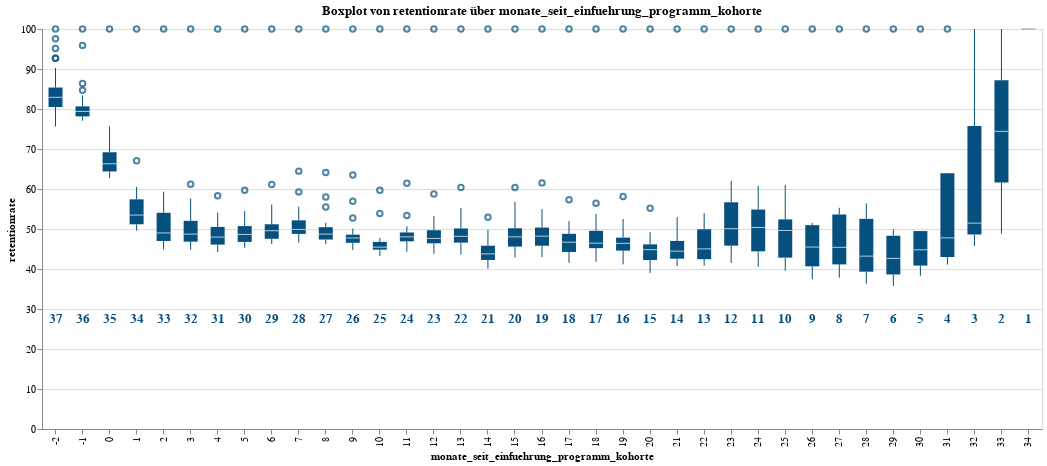

Notebook code cell kept with this figure:
### Markdown cell above
Die Korrelation zwischen dem Rabatt und der Retentionrate schwankt je nach Kohorte. Die Korrelation insgesamt beträgt auch nur 0.24 und ist damit eher schwach. Es ist fraglich, ob der Rabatt tatsächlich ein geeigneter Predictor ist.  
Daher wird vorgeschlagen erst die Auswahl der Zeitvariablen zu optimieren und dann am Schluss den Rabatt als Feature mitzugeben und zu schauen, ob es das Modell positiv beeinflusst.

### Code cell
create_boxplot_with_count(data, y_label, 'monate_seit_einfuehrung_programm_kohorte', color1)

### Figure 1 — Vega-Lite specification as saved in the notebook (floating-point values rounded to 4 significant figures; data arrays with more than 128 entries replaced by an {"elided": "..."} marker saying what was removed)
{"config": {"view": {"continuousWidth": 300, "continuousHeight": 300}}, "layer": [{"data": {"name": "data-e2e1ee160eb3ad99c3a81a4a8415f2d5"}, "mark": {"type": "boxplot", "color": "#06507F"}, "encoding": {"x": {"field": "monate_seit_einfuehrung_programm_kohorte", "title": "monate_seit_einfuehrung_programm_kohorte", "type": "nominal"}, "y": {"field": "retentionrate", "title": "retentionrate", "type": "quantitative"}}, "title": "Boxplot von retentionrate über monate_seit_einfuehrung_programm_kohorte"}, {"data": {"name": "data-ac599d548fe2089f2546b7532f6e2805"}, "mark": {"type": "text", "color": "#06507F", "dy": -10, "fontSize": 13, "fontWeight": "bold"}, "encoding": {"text": {"field": "count", "type": "quantitative"}, "tooltip": [{"field": "count", "title": "Anzahl der Werte innerhalb des Boxplots", "type": "quantitative"}], "x": {"field": "monate_seit_einfuehrung_programm_kohorte", "title": "monate_seit_einfuehrung_programm_kohorte", "type": "nominal"}, "y": {"value": 300}}}], "height": 400, "width": 1000, "$schema": "https://vega.github.io/schema/vega-lite/v5.20.1.json", "datasets": {"data-e2e1ee160eb3ad99c3a81a4a8415f2d5": {"elided": "703 records"}, "data-ac599d548fe2089f2546b7532f6e2805": [{"monate_seit_einfuehrung_programm_kohorte": -2, "count": 37}, {"monate_seit_einfuehrung_programm_kohorte": -1, "count": 36}, {"monate_seit_einfuehrung_programm_kohorte": 0, "count": 35}, {"monate_seit_einfuehrung_programm_kohorte": 1, "count": 34}, {"monate_seit_einfuehrung_programm_kohorte": 2, "count": 33}, {"monate_seit_einfuehrung_programm_kohorte": 3, "count": 32}, {"monate_seit_einfuehrung_programm_kohorte": 4, "count": 31}, {"monate_seit_einfuehrung_programm_kohorte": 5, "count": 30}, {"monate_seit_einfuehrung_programm_kohorte": 6, "count": 29}, {"monate_seit_einfuehrung_programm_kohorte": 7, "count": 28}, {"monate_seit_einfuehrung_programm_kohorte": 8, "count": 27}, {"monate_seit_einfuehrung_programm_kohorte": 9, "count": 26}, {"monate_seit_einfuehrung_programm_kohorte": 10, "count": 25}, {"monate_seit_einfuehrung_programm_kohorte": 11, "count": 24}, {"monate_seit_einfuehrung_programm_kohorte": 12, "count": 23}, {"monate_seit_einfuehrung_programm_kohorte": 13, "count": 22}, {"monate_seit_einfuehrung_programm_kohorte": 14, "count": 21}, {"monate_seit_einfuehrung_programm_kohorte": 15, "count": 20}, {"monate_seit_einfuehrung_programm_kohorte": 16, "count": 19}, {"monate_seit_einfuehrung_programm_kohorte": 17, "count": 18}, {"monate_seit_einfuehrung_programm_kohorte": 18, "count": 17}, {"monate_seit_einfuehrung_programm_kohorte": 19, "count": 16}, {"monate_seit_einfuehrung_programm_kohorte": 20, "count": 15}, {"monate_seit_einfuehrung_programm_kohorte": 21, "count": 14}, {"monate_seit_einfuehrung_programm_kohorte": 22, "count": 13}, {"monate_seit_einfuehrung_programm_kohorte": 23, "count": 12}, {"monate_seit_einfuehrung_programm_kohorte": 24, "count": 11}, {"monate_seit_einfuehrung_programm_kohorte": 25, "count": 10}, {"monate_seit_einfuehrung_programm_kohorte": 26, "count": 9}, {"monate_seit_einfuehrung_programm_kohorte": 27, "count": 8}, {"monate_seit_einfuehrung_programm_kohorte": 28, "count": 7}, {"monate_seit_einfuehrung_programm_kohorte": 29, "count": 6}, {"monate_seit_einfuehrung_programm_kohorte": 30, "count": 5}, {"monate_seit_einfuehrung_programm_kohorte": 31, "count": 4}, {"monate_seit_einfuehrung_programm_kohorte": 32, "count": 3}, {"monate_seit_einfuehrung_programm_kohorte": 33, "count": 2}, {"monate_seit_einfuehrung_programm_kohorte": 34, "count": 1}]}}
